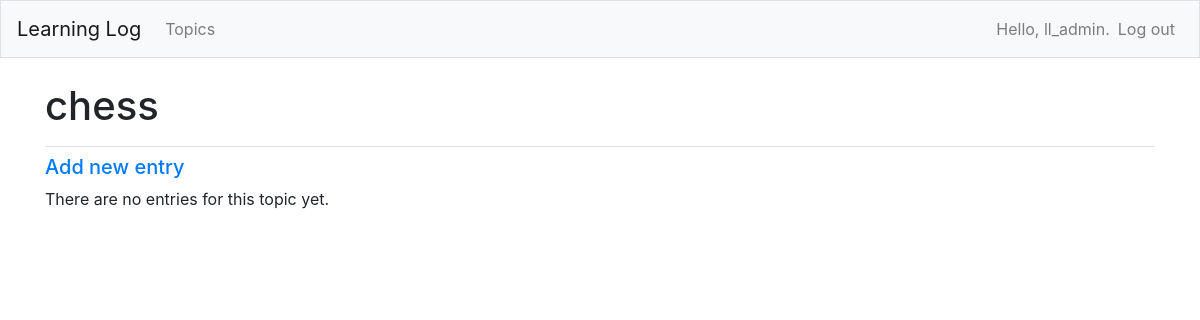
The page /topics/1/ (signed in) on the database as committed earlier.
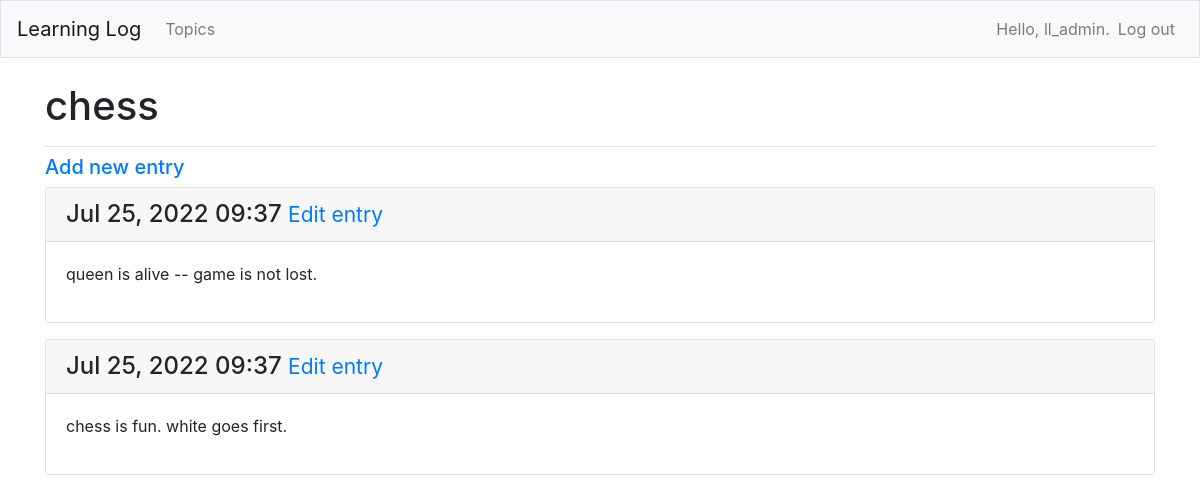
The same page on the database as committed later.
### learning_logs/models.py (models this page shows, shortened)
class Entry(models.Model):
    topic = models.ForeignKey(Topic, on_delete=models.CASCADE)
    text = models.TextField()
    date_added = models.DateTimeField(auto_now_add=True)
    class Meta:
        verbose_name_plural = 'entries'

### learning_logs/views.py (the view)
# urls.py: path('topics/<int:topic_id>/', views.topic, name='topic'),
@login_required
def topic(request, topic_id):
    topic = Topic.objects.get(id=topic_id)
    check_topic_owner(request, topic)
    entries = topic.entry_set.order_by('-date_added')
    context = {'topic': topic,
               'entries': entries
               }
    return render(request, 'learning_logs/topic.html', context)

### learning_logs/models.py (called while the page is built)
    def __str__(self):
        return self.text

### learning_logs/views.py (called while the page is built)
def check_topic_owner(request, topic):
    if topic.owner != request.user:
        raise Http404

### learning_logs/templates/learning_logs/topic.html
{% extends 'learning_logs/base.html' %}
{% block page_header %}
    <h1>{{ topic }}</h1>
{% endblock page_header %}
{% block content %}
    <h5>
        <a href="{% url 'learning_logs:new_entry' topic.id %}">Add new entry</a>
    </h5>
    {% for entry in entries %}
        <div class="card mb-3">
            <h4 class="card-header">
                {{ entry.date_added|date:'M d, Y H:i' }}
                <small>
                    <a href="{% url 'learning_logs:edit_entry' entry.id %}">Edit entry</a>
                </small>
            </h4>
            <div class="card-body">
                {{ entry.text|linebreaks }}
            </div>
        </div>
    {% empty %}
        <p>There are no entries for this topic yet.</p>
    {% endfor %}
{% endblock content %}

Rows that differ between the two databases and show on the page:
added Entry: date_added "Jul 25, 2022 09:37", text "queen is alive -- game is not lost."
added Entry: date_added "Jul 25, 2022 09:37", text "chess is fun. white goes first."
Other text that changed with them:
text no longer shown: "There are no entries for this topic yet."
